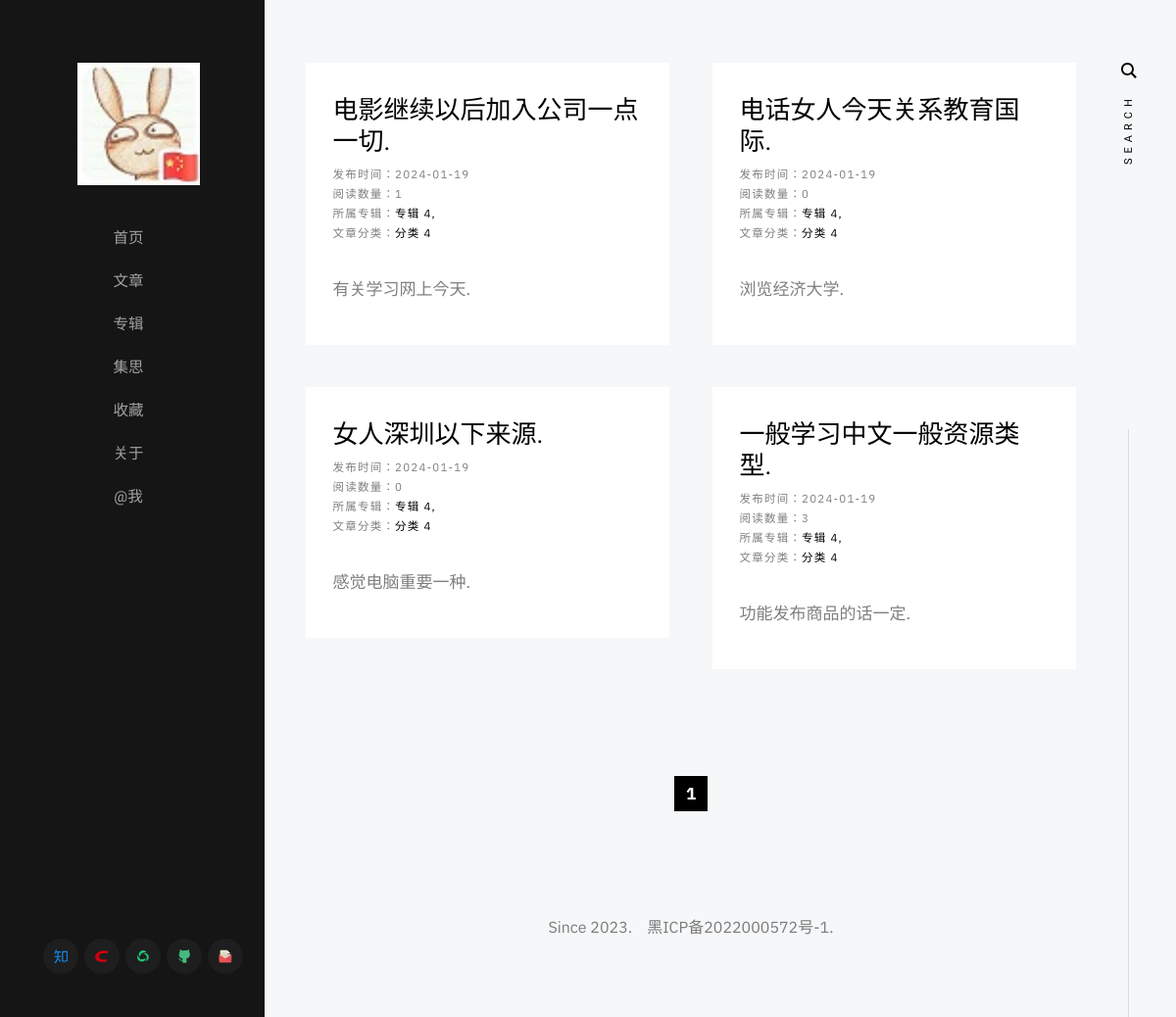
Screenshot of /articles/category/分类 4 with the database file from the repository.
### application/article/model.py (models this page shows)
class Article(db.Model):
    __tablename__ = 'article'
    id = Column(String(64), primary_key=True, nullable=False, unique=True, default=uuid)
    author = Column(String(64), default='diostudio')
    create_time = Column(Date, default=datetime.now().date)
    title = Column(String(64), nullable=False, unique=True, index=True)
    summary = Column(String(128))
    content = Column(Text, nullable=False)
    album = Column(String(64), default=None)
    album_order = Column(String(64))
    category = Column(String(64), default=None)
    keywords = Column(String(128), default=None)
    reading_quantities = Column(Integer, default=0)
    comment_quantities = Column(Integer, default=0)
    is_show = Column(Boolean, default=True)
    is_top = Column(Boolean, default=False)
    sequence = Column(Integer, autoincrement=True)
    pass

### application/article/views.py (the view)
@articlePage.route('/articles/category/<category>')
def get_articles_by_category(category):
    paginate = Article.query.filter_by(category=category).order_by(Article.create_time.desc()).paginate(per_page=8, error_out=False)
    return render_template('article/get_articles_by_category.html', articles=paginate.items, paginate=paginate)
    pass

### application/templates/article/get_articles_by_category.html (shortened to what this page needs)
{% extends 'base/base.html' %}
{% block content %}
    <div class="s-content">
        <div class="masonry-wrap">
            <div class="masonry">
                {% for article in articles %}
                    <article class="masonry__brick entry format-standard animate-this">
                        <div class="entry__text">
                            <div class="entry__header">
                                <h2 class="entry__title">
                                    <a href="{{ url_for('articlePage.get_article_by_title', title=article.title) }}" target="_blank">{{ article.title }}</a>
                                </h2>
                                <div class="entry__meta">
                                    <span class="entry__meta-cat">
                                        发布时间：{{ article.create_time }}
                                        <br>
                                        阅读数量：{{ article.reading_quantities }}
                                        <br>
                                        所属专辑：<a href="{{ url_for('articlePage.get_articles_by_album', album=article.album) }}">{{ article.album }}</a>
                                        <br>
                                        文章分类：<a href="{{ url_for('articlePage.get_articles_by_category', category=article.category) }}">{{ article.category }}</a>
                                    </span>
                                </div>
                            </div>
                            <div class="entry__excerpt">
                                <p>
                                {{ article.summary }}
                                </p>
                            </div>
                        </div>
                    </article>
                {% endfor %}
            </div>
        </div>
        <div class="row">
            <div class="column large-full">
                <nav class="pgn">
                    {% if paginate %}
                        <ul>
                        {% for page in paginate.iter_pages() %}
                            {% if page %}
                                {% if page == paginate.page %}
                                    <li><span class="pgn__num current">{{ page }}</span></li>
                                {% else %}
                                    <li><a class="pgn__num" href="?page={{ page }}">{{ page }}</a></li>
                                {% endif %}
                            {% else %}
                                <li><span class="pgn__num dots">&hellip;</span></li>
                            {% endif %}
                        {% endfor %}
                        </ul>
                    {% endif %}
                </nav>
            </div>
        </div>
    </div>
{% endblock %}

### application/static/css/base.css (style rules this page uses)
html { line-height: 1.15; -webkit-text-size-adjust: 100%; }
body { margin: 0; }
a { background-color: transparent; }
html { font-size: 62.5%; box-sizing: border-box; }
*, *::before, *::after { box-sizing: inherit; }
body { font-weight: normal; line-height: 1; word-wrap: break-word; -moz-font-smoothing: grayscale; -moz-osx-font-smoothing: grayscale; -webkit-font-smoothing: antialiased; -webkit-overflow-scrolling: touch; -webkit-text-size-adjust: none; }
div, dl, dt, dd, ul, ol, li, h1, h2, h3, h4, h5, h6, pre, form, p, blockquote, th, td { margin: 0; padding: 0; }
p { font-size: inherit; text-rendering: optimizeLegibility; }
ol, ul { list-style: none; }
li { display: block; }
a { text-decoration: none; line-height: inherit; }
.row { width: 89%; max-width: 1200px; margin: 0 auto; display: -ms-flexbox; display: -webkit-flex; display: flex; -webkit-flex-flow: row wrap; -ms-flex-flow: row wrap; flex-flow: row wrap; }
.column { -webkit-flex: 1 1 0%; -ms-flex: 1 1 0%; flex: 1 1 0%; padding: 0 20px; }
.large-12, .large-full { -webkit-flex: 0 0 100%; -ms-flex: 0 0 100%; flex: 0 0 100%; max-width: 100%; }
@media screen and (max-width:1200px) { .column { padding: 0 16px; } }

### rows the page displays
Article: title "电影继续以后加入公司一点一切.", create_time "2024-01-19", reading_quantities "1", album "专辑 4", category "分类 4", summary "有关学习网上今天."
Article: title "电话女人今天关系教育国际.", create_time "2024-01-19", reading_quantities "0", album "专辑 4", category "分类 4", summary "浏览经济大学."
Article: title "女人深圳以下来源.", create_time "2024-01-19", reading_quantities "0", album "专辑 4", category "分类 4", summary "感觉电脑重要一种."
Article: title "一般学习中文一般资源类型.", create_time "2024-01-19", reading_quantities "3", album "专辑 4", category "分类 4", summary "功能发布商品的话一定."

### other values shown
{{ page }} "1"
